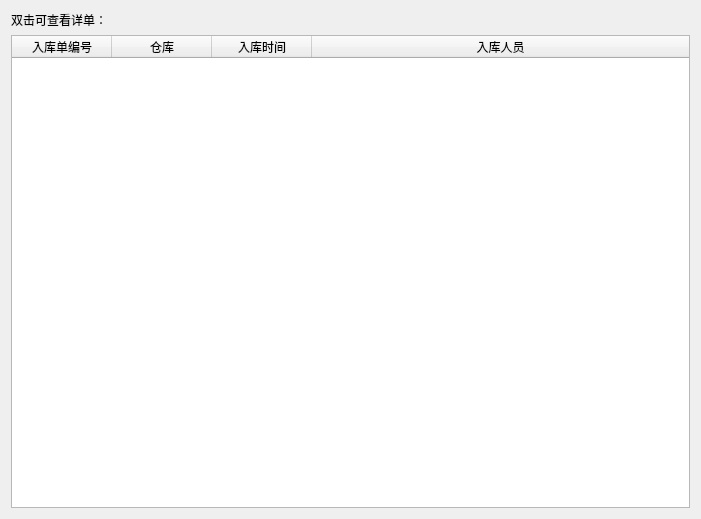
<?xml version="1.0" encoding="UTF-8"?>
<ui version="4.0">
 <class>Form</class>
 <widget class="QWidget" name="Form">
  <property name="geometry">
   <rect>
    <x>0</x>
    <y>0</y>
    <width>701</width>
    <height>519</height>
   </rect>
  </property>
  <property name="windowTitle">
   <string>入库单查看</string>
  </property>
  <layout class="QVBoxLayout" name="verticalLayout">
   <item>
    <widget class="QLabel" name="label">
     <property name="text">
      <string>双击可查看详单：</string>
     </property>
    </widget>
   </item>
   <item>
    <widget class="QTableWidget" name="tableWidget">
     <property name="editTriggers">
      <set>QAbstractItemView::NoEditTriggers</set>
     </property>
     <property name="selectionMode">
      <enum>QAbstractItemView::SingleSelection</enum>
     </property>
     <property name="selectionBehavior">
      <enum>QAbstractItemView::SelectRows</enum>
     </property>
     <attribute name="horizontalHeaderStretchLastSection">
      <bool>true</bool>
     </attribute>
     <attribute name="verticalHeaderVisible">
      <bool>false</bool>
     </attribute>
     <column>
      <property name="text">
       <string>入库单编号</string>
      </property>
     </column>
     <column>
      <property name="text">
       <string>仓库</string>
      </property>
     </column>
     <column>
      <property name="text">
       <string>入库时间</string>
      </property>
     </column>
     <column>
      <property name="text">
       <string>入库人员</string>
      </property>
     </column>
    </widget>
   </item>
  </layout>
 </widget>
 <resources/>
 <connections/>
</ui>
